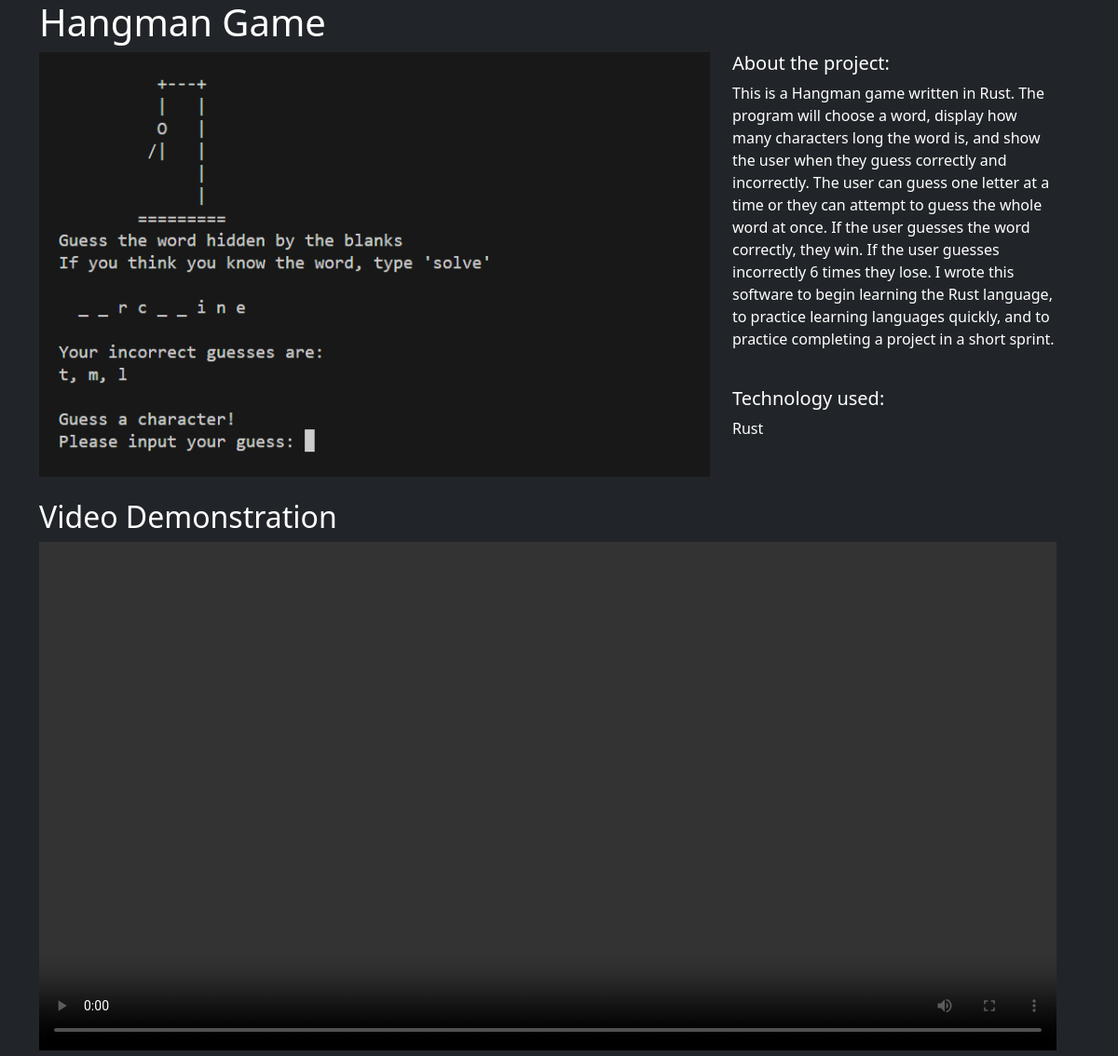
The app's page /projects/2/ with its own data.
### projects/models.py (models this page shows)
class Project(models.Model):
    title = models.CharField(max_length=100)
    description = models.TextField()
    short_description = models.TextField(blank=True)
    technology = models.CharField(max_length=20)
    image = models.FileField(upload_to="project_images/", blank=True)
    exe_file = models.FileField(upload_to="project_downloads", blank=True)
    video_demo = models.FileField(blank=True, null=True)

### projects/views.py (the view)
# urls.py: path("<int:pk>/", views.project_detail, name="project_detail"),
def project_detail(request, pk):
    project = Project.objects.get(pk=pk)
    context = {
        "project":project
    }
    return render(request, "projects/project_detail.html", context)

### projects/templates/projects/project_detail.html (shortened to what this page needs)
{% extends "base.html" %}
{% block page_content %}
<h1>{{ project.title }}</h1>
<div class="row">
    <div class="row">
        <div class="col-md-8">
            {% if project.image %}
                <img src="{{ project.image.url }}" width="100%">
            {% endif %}
        </div>
    <div class="col-md-4">
        <h5>About the project:</h5>
        <p>{{ project.description }}</p>
        <br>
        <h5>Technology used:</h5>
        <p>{{ project.technology }}</p>
    </div>
</div>
<div class="row">
    <div class="col-md-12 mt-4">
        {% if project.video_demo %}
            <h2>Video Demonstration</h2>
            <video width="100%" controls>
                <source src="{{ project.video_demo.url }}" type="video/mp4">
            </video>
        {% endif %}
    </div>
</div>
{% endblock page_content %}

### records on screen
Project: image (picture), description "This is a Hangman game written in Rust. The program will choose a word, display how many characters long the word is, and show the user when they guess correctly and incorrectly. The user can guess one letter at a time or they can attempt to guess the whole word at once. If the user guesses the word correctly, they win. If the user guesses incorrectly 6 times they lose. I wrote this software to begin learning the Rust language, to practice learning languages quickly, and to practice completing a project in a short sprint.", technology "Rust"
